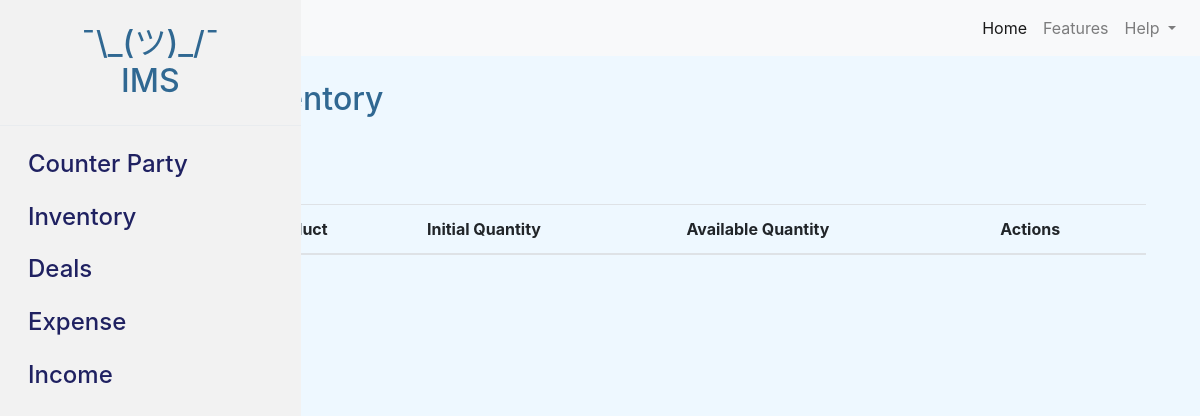
/inventory/, run on an earlier commit of the app's database.
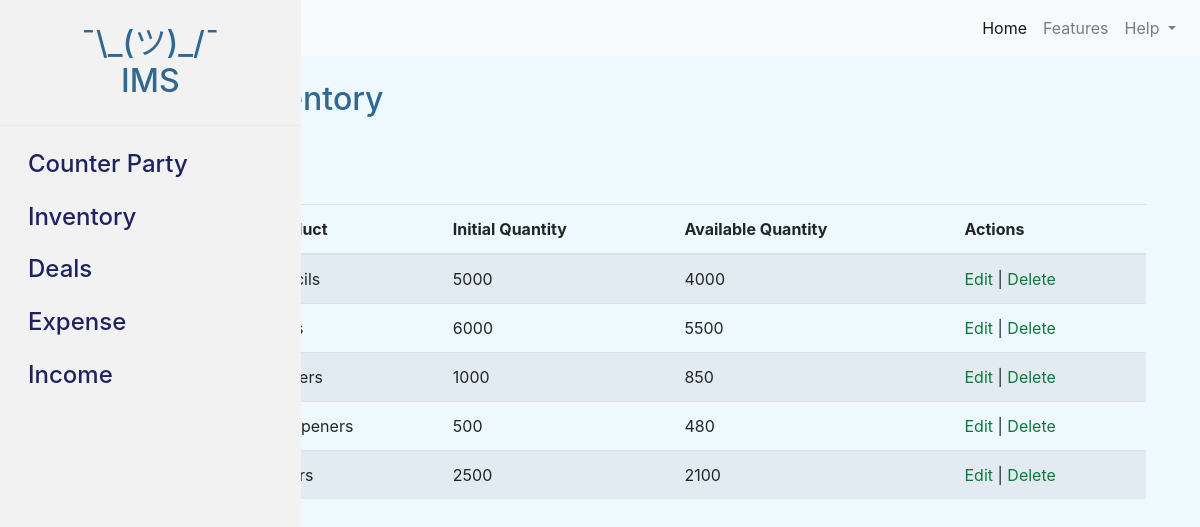
And on a later commit of the database.
### inventoryMgtSys/models.py (models this page shows, shortened)
class Inventory(models.Model):
    product = models.CharField(max_length=255)
    initial_qty = models.IntegerField()
    available_qty = models.IntegerField()

### inventoryMgtSys/views.py (the view)
# urls.py: path('inventory/', views.inventory_list, name='inventory_list'),
def inventory_list(request):
   inventories = Inventory.objects.all()
   return render(request, 'inventory.html', {'inventories': inventories})

### inventoryMgtSys/templates/inventory.html (shortened to what this page needs)
{% extends 'base.html' %}
{% block content %}
{% include 'navbar.html' %}
      {% include 'sidebar.html' %}
      <main role="main" class="col-md-9 ml-sm-auto col-lg-10 px-4 mt-4">
        <div class="container">
            <h2 class="mb-4">Inventory</h2>
            <a class="btn btn-primary" href="{% url 'inventory_add' %}">Add</a>
            {% include 'inventory_list.html' %}
        </div>
      </main>
{% endblock %}

### inventoryMgtSys/templates/inventory_list.html
<br><br>
<div class="container">
    <table class="table table-striped">
        <thead>
            <tr>
                <th>Product</th>
                <th>Initial Quantity</th>
                <th>Available Quantity</th>
                <th>Actions</th>
            </tr>
        </thead>
        <tbody>
            {% for inventory in inventories %}
            <tr>
                <td>{{ inventory.product }}</td>
                <td>{{ inventory.initial_qty }}</td>
                <td>{{ inventory.available_qty }}</td>
                <td>
                    <a href="{% url 'inventory_edit' inventory.pk %}">Edit</a> |
                    <a href="{% url 'inventory_delete' inventory.pk %}">Delete</a>
                </td>
            </tr>
            {% endfor %}
        </tbody>
    </table>
 </div>

What changed in the data, as far as the page shows it:
added Inventory: initial_qty "5000", available_qty "4000"
added Inventory: initial_qty "6000", available_qty "5500"
added Inventory: initial_qty "1000", available_qty "850"
added Inventory: product "Sharpeners", initial_qty "500", available_qty "480"
added Inventory: initial_qty "2500", available_qty "2100"
